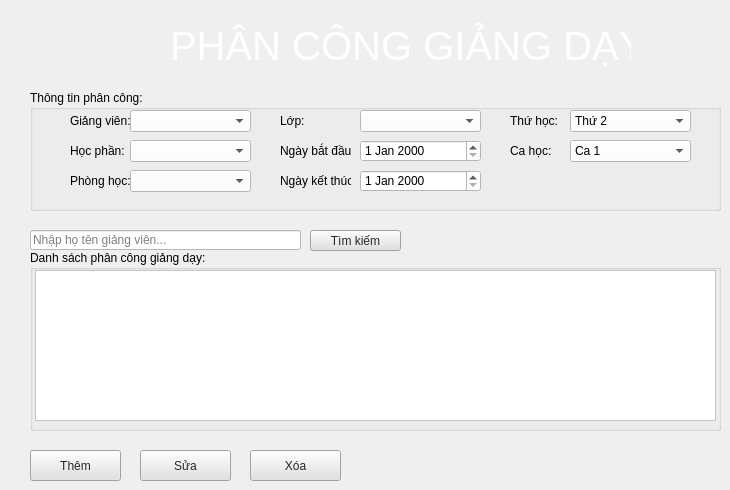
      <widget class="QWidget" name="PCGD_GUI">
       <widget class="QLabel" name="label_18">
        <property name="geometry">
         <rect>
          <x>170</x>
          <y>20</y>
          <width>461</width>
          <height>51</height>
         </rect>
        </property>
        <property name="font">
         <font>
          <pointsize>30</pointsize>
         </font>
        </property>
        <property name="styleSheet">
         <string notr="true">color: rgb(255, 255, 255);</string>
        </property>
        <property name="text">
         <string>PHÂN CÔNG GIẢNG DẠY</string>
        </property>
       </widget>
       <widget class="QGroupBox" name="groupBox_5">
        <property name="geometry">
         <rect>
          <x>30</x>
          <y>90</y>
          <width>691</width>
          <height>121</height>
         </rect>
        </property>
        <property name="title">
         <string>Thông tin phân công:</string>
        </property>
        <widget class="QLabel" name="label_4">
         <property name="geometry">
          <rect>
           <x>40</x>
           <y>20</y>
           <width>61</width>
           <height>21</height>
          </rect>
         </property>
         <property name="text">
          <string>Giảng viên:</string>
         </property>
        </widget>
        <widget class="QLabel" name="label_19">
         <property name="geometry">
          <rect>
           <x>40</x>
           <y>50</y>
           <width>61</width>
           <height>21</height>
          </rect>
         </property>
         <property name="text">
          <string>Học phần:</string>
         </property>
        </widget>
        <widget class="QLabel" name="label_20">
         <property name="geometry">
          <rect>
           <x>40</x>
           <y>80</y>
           <width>61</width>
           <height>21</height>
          </rect>
         </property>
         <property name="text">
          <string>Phòng học:</string>
         </property>
        </widget>
        <widget class="QComboBox" name="txtGV_PCGD">
         <property name="geometry">
          <rect>
           <x>100</x>
           <y>20</y>
           <width>121</width>
           <height>22</height>
          </rect>
         </property>
         <property name="styleSheet">
          <string notr="true">background-color: rgb(255, 255, 255);</string>
         </property>
        </widget>
        <widget class="QComboBox" name="txtHocPhan_PCGD">
         <property name="geometry">
          <rect>
           <x>100</x>
           <y>50</y>
           <width>121</width>
           <height>22</height>
          </rect>
         </property>
         <property name="styleSheet">
          <string notr="true">background-color: rgb(255, 255, 255);</string>
         </property>
        </widget>
        <widget class="QComboBox" name="txtPhongHoc_PCGD">
         <property name="geometry">
          <rect>
           <x>100</x>
           <y>80</y>
           <width>121</width>
           <height>22</height>
          </rect>
         </property>
         <property name="styleSheet">
          <string notr="true">background-color: rgb(255, 255, 255);</string>
         </property>
        </widget>
        <widget class="QComboBox" name="txtLop_PCGD">
         <property name="geometry">
          <rect>
           <x>330</x>
           <y>20</y>
           <width>121</width>
           <height>22</height>
          </rect>
         </property>
         <property name="styleSheet">
          <string notr="true">background-color: rgb(255, 255, 255);</string>
         </property>
        </widget>
        <widget class="QLabel" name="label_21">
         <property name="geometry">
          <rect>
           <x>250</x>
           <y>20</y>
           <width>51</width>
           <height>21</height>
          </rect>
         </property>
         <property name="text">
          <string>Lớp:</string>
         </property>
        </widget>
        <widget class="QLabel" name="label_22">
         <property name="geometry">
          <rect>
           <x>250</x>
           <y>50</y>
           <width>71</width>
           <height>21</height>
          </rect>
         </property>
         <property name="text">
          <string>Ngày bắt đầu:</string>
         </property>
        </widget>
        <widget class="QDateEdit" name="txtNgayBD_PCGD">
         <property name="geometry">
          <rect>
           <x>330</x>
           <y>50</y>
           <width>121</width>
           <height>22</height>
          </rect>
         </property>
         <property name="styleSheet">
          <string notr="true">background-color: rgb(255, 255, 255);</string>
         </property>
        </widget>
        <widget class="QLabel" name="label_23">
         <property name="geometry">
          <rect>
           <x>250</x>
           <y>80</y>
           <width>71</width>
           <height>21</height>
          </rect>
         </property>
         <property name="text">
          <string>Ngày kết thúc:</string>
         </property>
        </widget>
        <widget class="QDateEdit" name="txtNgayKetThuc_PCGD">
         <property name="geometry">
          <rect>
           <x>330</x>
           <y>80</y>
           <width>121</width>
           <height>22</height>
          </rect>
         </property>
         <property name="styleSheet">
          <string notr="true">background-color: rgb(255, 255, 255);</string>
         </property>
        </widget>
        <widget class="QLabel" name="label_24">
         <property name="geometry">
          <rect>
           <x>480</x>
           <y>20</y>
           <width>51</width>
           <height>21</height>
          </rect>
         </property>
         <property name="text">
          <string>Thứ học:</string>
         </property>
        </widget>
        <widget class="QComboBox" name="txtThuHoc_PCGD">
         <property name="geometry">
          <rect>
           <x>540</x>
           <y>20</y>
           <width>121</width>
           <height>22</height>
          </rect>
         </property>
         <property name="styleSheet">
          <string notr="true">background-color: rgb(255, 255, 255);</string>
         </property>
         <item>
          <property name="text">
           <string>Thứ 2</string>
          </property>
         </item>
         <item>
          <property name="text">
           <string>Thứ 3</string>
          </property>
         </item>
         <item>
          <property name="text">
           <string>Thứ 4</string>
          </property>
         </item>
         <item>
          <property name="text">
           <string>Thứ 5</string>
          </property>
         </item>
         <item>
          <property name="text">
           <string>Thứ 6</string>
          </property>
         </item>
         <item>
          <property name="text">
           <string>Thứ 7</string>
          </property>
         </item>
        </widget>
        <widget class="QLabel" name="label_25">
         <property name="geometry">
          <rect>
           <x>480</x>
           <y>50</y>
           <width>51</width>
           <height>21</height>
          </rect>
         </property>
         <property name="text">
          <string>Ca học:</string>
         </property>
        </widget>
        <widget class="QComboBox" name="txtCaHoc_PCGD">
         <property name="geometry">
          <rect>
           <x>540</x>
           <y>50</y>
           <width>121</width>
           <height>22</height>
          </rect>
         </property>
         <property name="styleSheet">
          <string notr="true">background-color: rgb(255, 255, 255);</string>
         </property>
         <item>
          <property name="text">
           <string>Ca 1</string>
          </property>
         </item>
         <item>
          <property name="text">
           <string>Ca 2</string>
          </property>
         </item>
         <item>
          <property name="text">
           <string>Ca 3</string>
          </property>
         </item>
         <item>
          <property name="text">
           <string>Ca 4</string>
          </property>
         </item>
        </widget>
       </widget>
       <widget class="QGroupBox" name="groupBox_6">
        <property name="geometry">
         <rect>
          <x>30</x>
          <y>250</y>
          <width>691</width>
          <height>181</height>
         </rect>
        </property>
        <property name="title">
         <string>Danh sách phân công giảng dạy:</string>
        </property>
        <widget class="QTableWidget" name="tbDSPCGD">
         <property name="geometry">
          <rect>
           <x>5</x>
           <y>20</y>
           <width>681</width>
           <height>151</height>
          </rect>
         </property>
         <property name="styleSheet">
          <string notr="true">background-color: rgb(255, 255, 255);</string>
         </property>
        </widget>
        <widget class="QLineEdit" name="txtMaGV_PCGD">
         <property name="enabled">
          <bool>false</bool>
         </property>
         <property name="geometry">
          <rect>
           <x>360</x>
           <y>80</y>
           <width>16</width>
           <height>20</height>
          </rect>
         </property>
        </widget>
        <widget class="QLineEdit" name="txtmaPCGD">
         <property name="enabled">
          <bool>false</bool>
         </property>
         <property name="geometry">
          <rect>
           <x>400</x>
           <y>70</y>
           <width>16</width>
           <height>20</height>
          </rect>
         </property>
        </widget>
        <zorder>txtmaPCGD</zorder>
        <zorder>txtMaGV_PCGD</zorder>
        <zorder>tbDSPCGD</zorder>
       </widget>
       <widget class="QPushButton" name="btnThem_PCGD">
        <property name="geometry">
         <rect>
          <x>30</x>
          <y>450</y>
          <width>91</width>
          <height>31</height>
         </rect>
        </property>
        <property name="styleSheet">
         <string notr="true">QPushButton {
	color: rgb(39, 39, 39);
background-color: rgb(225, 225, 225);
}</string>
        </property>
        <property name="text">
         <string>Thêm</string>
        </property>
       </widget>
       <widget class="QPushButton" name="btnSua_PCGD">
        <property name="geometry">
         <rect>
          <x>140</x>
          <y>450</y>
          <width>91</width>
          <height>31</height>
         </rect>
        </property>
        <property name="styleSheet">
         <string notr="true">QPushButton {
	color: rgb(39, 39, 39);
background-color: rgb(225, 225, 225);
}</string>
        </property>
        <property name="text">
         <string>Sửa</string>
        </property>
       </widget>
       <widget class="QPushButton" name="btnXoa_PCGD">
        <property name="geometry">
         <rect>
          <x>250</x>
          <y>450</y>
          <width>91</width>
          <height>31</height>
         </rect>
        </property>
        <property name="styleSheet">
         <string notr="true">QPushButton {
	color: rgb(39, 39, 39);
background-color: rgb(225, 225, 225);
}</string>
        </property>
        <property name="text">
         <string>Xóa</string>
        </property>
       </widget>
       <widget class="QPushButton" name="btnTimKiem_PCGD">
        <property name="geometry">
         <rect>
          <x>310</x>
          <y>230</y>
          <width>91</width>
          <height>21</height>
         </rect>
        </property>
        <property name="styleSheet">
         <string notr="true">QPushButton {
	color: rgb(39, 39, 39);
background-color: rgb(225, 225, 225);
}</string>
        </property>
        <property name="text">
         <string>Tìm kiếm</string>
        </property>
       </widget>
       <widget class="QLineEdit" name="txtHoTenGV_PCGD">
        <property name="geometry">
         <rect>
          <x>30</x>
          <y>230</y>
          <width>271</width>
          <height>20</height>
         </rect>
        </property>
        <property name="styleSheet">
         <string notr="true">background-color: rgb(255, 255, 255);</string>
        </property>
        <property name="placeholderText">
         <string>Nhập họ tên giảng viên...</string>
        </property>
       </widget>
      </widget>
